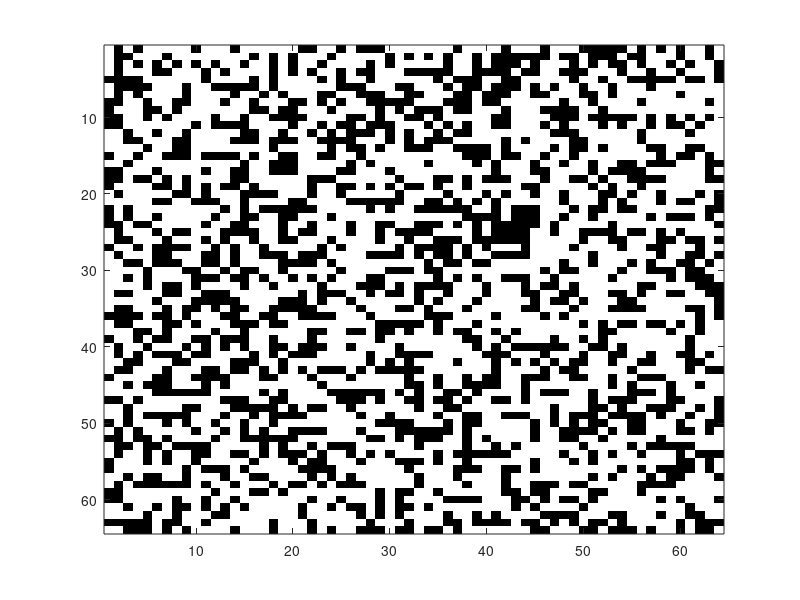

Reproduce this figure in MATLAB.
%%%%%%%%%%%%%%%%%%%%%%%%%%%%%%%%%%%%%%%%%%%%%%%%%%%%%%%%%%%%%%%%%
% Introduction to Scientific Computing - WBCS14003              %
%                                                               %
%  Simulate spatial pattern formation in Matlab                 %
%  via cellular automata                                        %
%                                                               %
%%%%%%%%%%%%%%%%%%%%%%%%%%%%%%%%%%%%%%%%%%%%%%%%%%%%%%%%%%%%%%%%%

clc;                                 % clear the command window 
close all                            % close open figure windows      
clear all;                           % remove items from the workspace

n=64;                                % number of cells horizontally/vertically
p=0.6;                               % probability that a cell is alive 
max_gen=100;                         % maximal number of generations

% Initialize matrix A 
imname='random';                     % name of the pattern
A=rand(n,n)<p;                       % n x n matrix A with random zeroes/ones
                                     % expected number of living cells is p (for n large)

% Print the initial fraction of living cells on the screen
fprintf('initial fraction of living cells=%f\n',sum(sum(abs(A)))/n^2);

% Display the initial pattern of living and dead cells as an image 
% The living cells are white, the dead cells black. 
figure;                              % open a figure window
imHandle = imagesc(A,[0 1]);         % display the matrix A as an image. 
                                     % The value range of A is [0 1].
colormap(gray);                      % set a gray scale color table

% Write the image to a PNG file
gen=1;                               % current generation number 
imfile = [imname,'_n=',int2str(n),'_p=',num2str(p),'_gen=',int2str(gen),'.png'];
imwrite(A, imfile);                  % write A 

% Expand matrix A to matrix A1 because of the extra borders needed
A1=zeros(n+2,n+2);                   % initialise (n+2)x(n+2) matrix with zeroes 
A1(2:n+1,2:n+1)=A;                   % Insert matrix A in matrix A1 

% Now compute the successive generations via the majority rule. 
% The algorithm should terminate as soon as no more differences 
% occur between successive generations.

% Here comes your code ....
